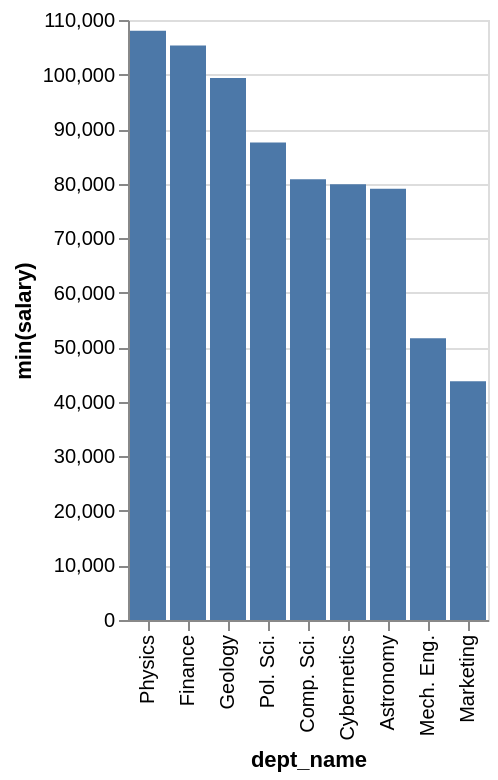

Express this chart as Vega-Lite.
### Vega-Lite specification from a JSON file in a GitHub repository (floating-point values rounded to 4 significant figures)
{"data": {"values": [{"x_data": "Astronomy", "y_data": 79070.0}, {"x_data": "Comp. Sci.", "y_data": 80800.0}, {"x_data": "Cybernetics", "y_data": 79870.0}, {"x_data": "Finance", "y_data": 105300.0}, {"x_data": "Geology", "y_data": 99380.0}, {"x_data": "Marketing", "y_data": 43770.0}, {"x_data": "Mech. Eng.", "y_data": 51650.0}, {"x_data": "Physics", "y_data": 108000.0}, {"x_data": "Pol. Sci.", "y_data": 87550.0}]}, "mark": "bar", "encoding": {"x": {"field": "x_data", "type": "nominal", "title": "dept_name", "sort": {"op": "sum", "field": "y_data", "order": "descending"}}, "y": {"field": "y_data", "type": "quantitative", "title": "min(salary)"}}}
